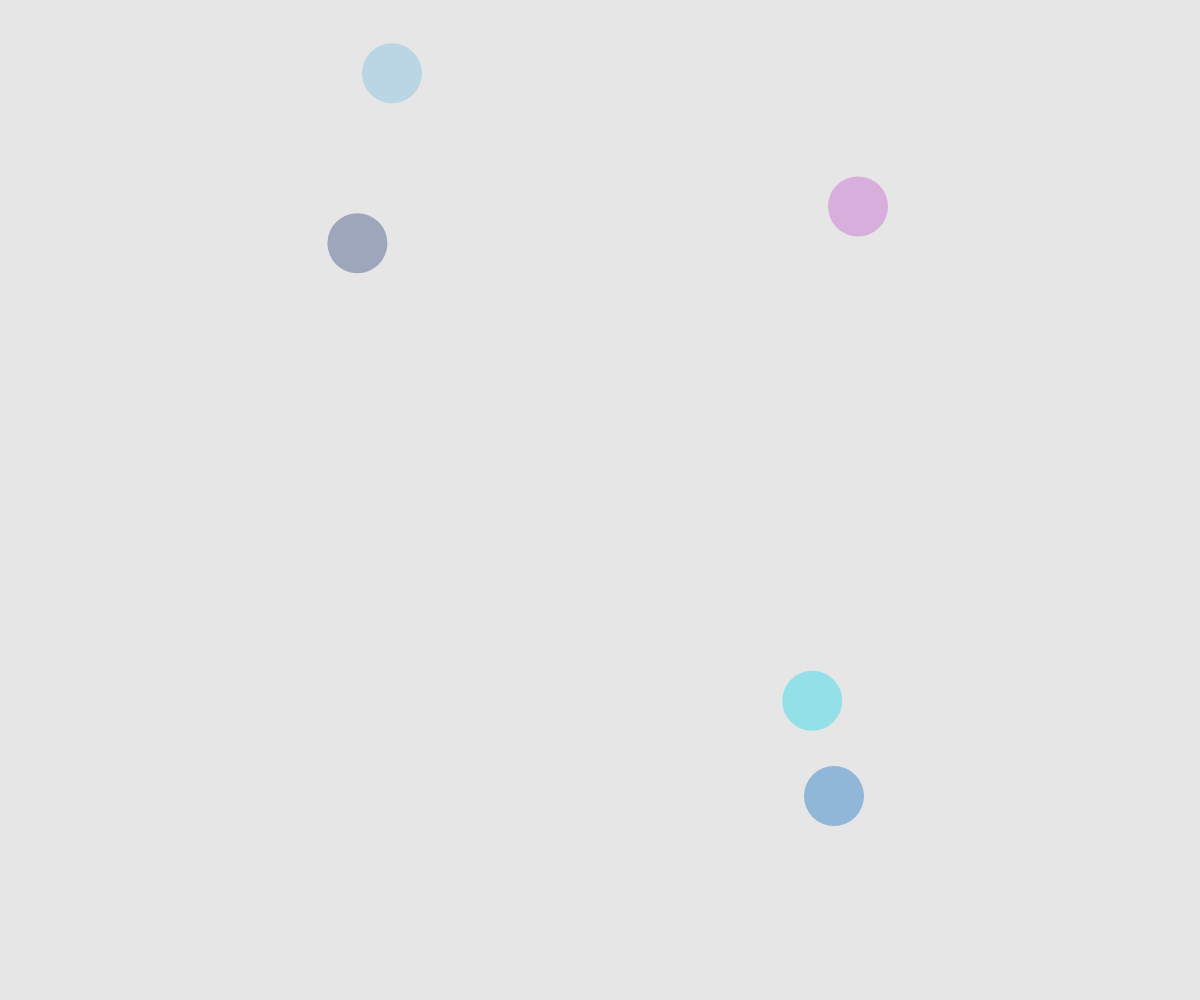
Frame 1 (no input)
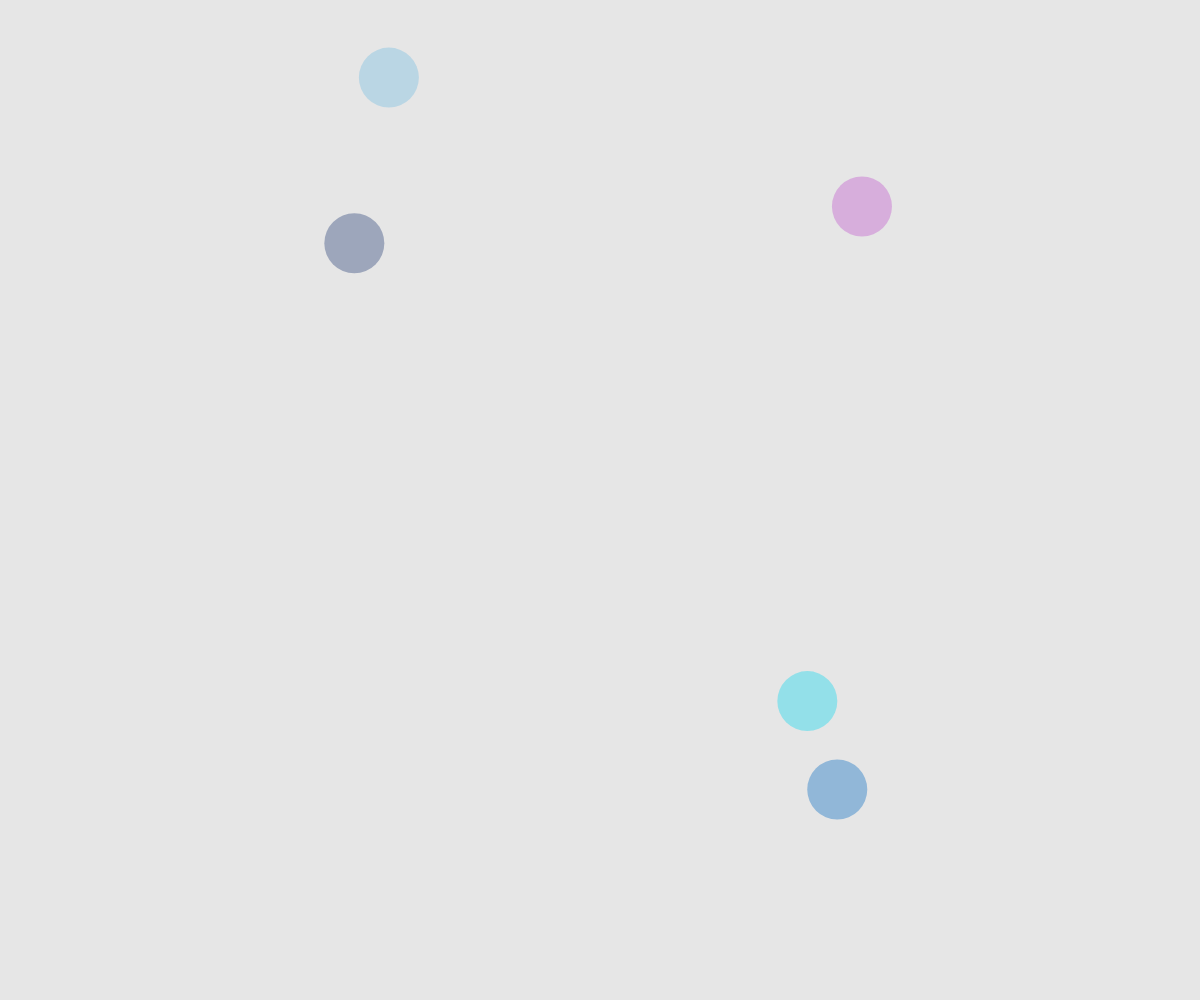
Frame 60 (no input)
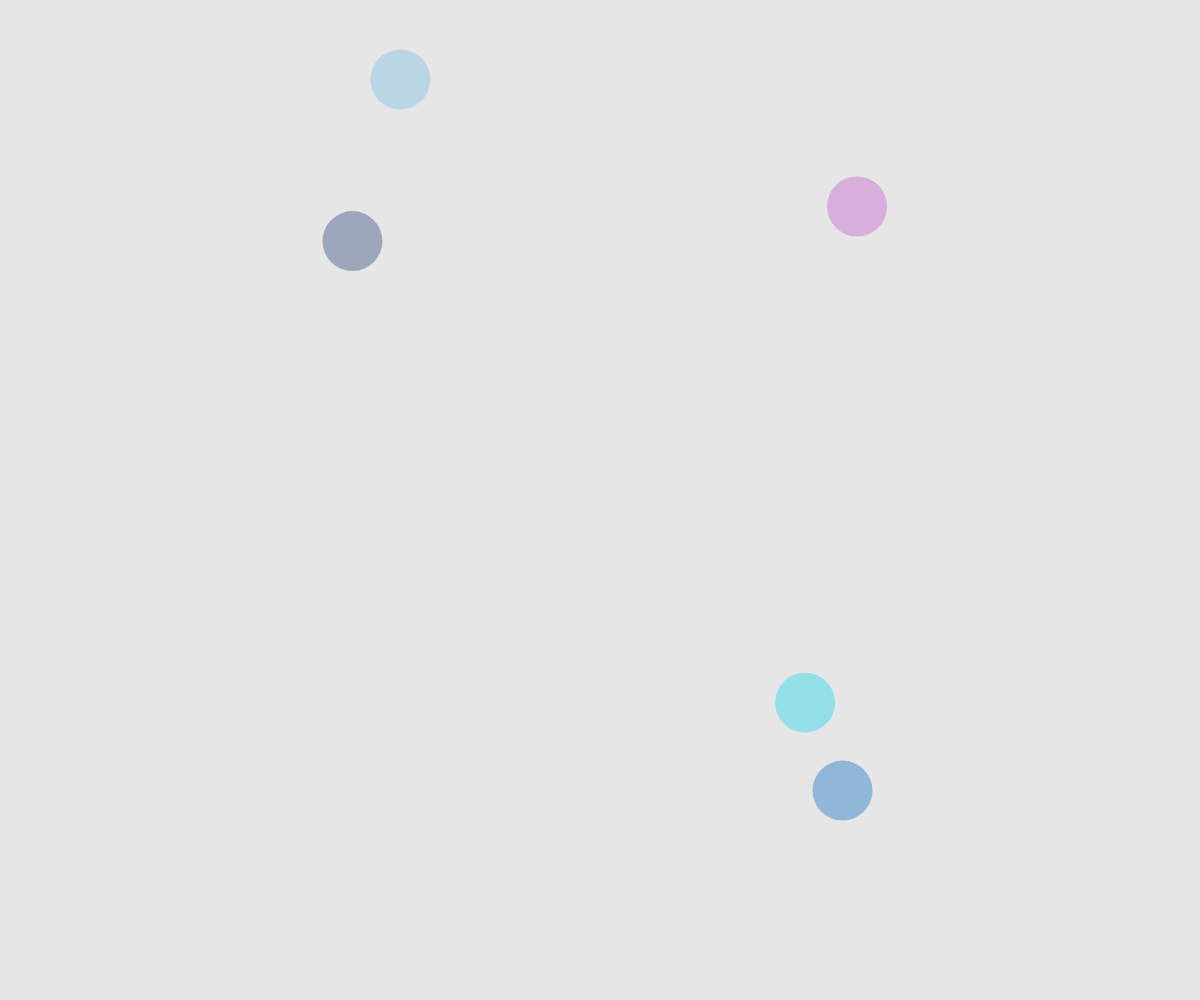
Frame 120 (the mouse pressed at the canvas centre since frame 60)

The p5.js sketch that drew these frames (run headless with seeded random() and noise() and a simulated clock; from frame 60 on, the mouse is pressed at the canvas centre):

// p5.js sketch
// ── sketch.js
var cells = [];
function setup() {
	createCanvas(windowWidth, windowHeight);
	for (var i = 0; i < 5; i++){
		cells.push(new Cell());
	}
}

function draw() {
	background(230);
	for (var i = 0; i < cells.length; i++){
		cells[i].move();
		cells[i].show();
	}
}

function mousePressed(){
	for (var i = cells.length-1; i >= 0; i--){
		if (cells[i].clicked(mouseX, mouseY)){
			cells.push(cells[i].mitosis());
			cells.push(cells[i].mitosis());
			cells.splice(i, 1)
		}
	}
}

// ── cell.js
function Cell(pos, r, c){
  if (pos){
    this.pos = pos.copy();
  }
  else{
    this.pos = pos || createVector(random(width), random(height));
  }
  this.r = r || 60;
  this.c = c || color(random(255), random(255), random(255), 100);
  this.move = function(){
    var vel = p5.Vector.random2D();
    this.pos.add(vel);
  }
  this.show = function(){
    noStroke();
    fill(this.c);
    ellipse(this.pos.x, this.pos.y, this.r, this.r);
  }
  this.clicked = function(x, y){
    var d = dist(this.pos.x, this.pos.y, x, y);
    if (d < this.r){
      return true;
    }
    else{
      return false;
    }
  }
  this.mitosis = function(){
    this.pos.x += (random(-this.r/2, this.r/2));
    var cell = new Cell(this.pos, this.r/1.5, this.c);
    return cell;
  }
}
